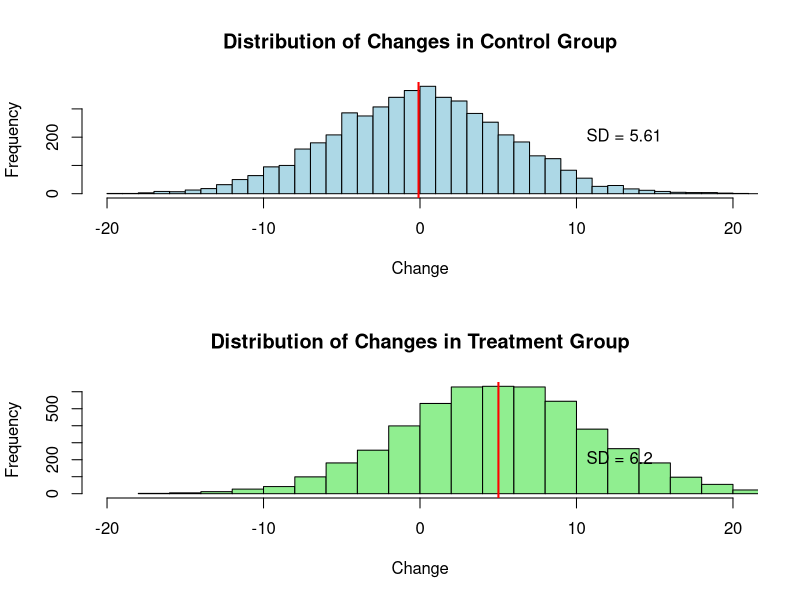
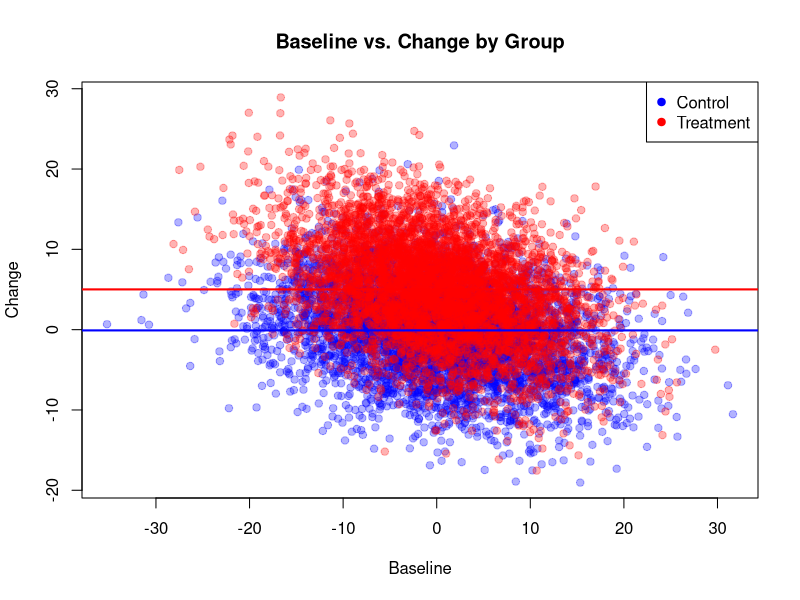

The R source for these figures, in order:
# Simulation of a parallel group RCT with randomized assignment
# Testing boundary conditions where SDs of change are equal despite correlation < 1

# Set seed for reproducibility
set.seed(12345)

# Function to generate data with proper randomization to treatment or control
# Key parameters:
#   cor_potential_outcomes: correlation between Y(0) and Y(1)
#   control_error_sd: SD of within-subject variation in control group
#   treatment_error_sd: SD of within-subject variation in treatment group
simulate_parallel_rct <- function(n_total = 1000, 
                                  mean_effect = 5, 
                                  cor_potential_outcomes = 0.7,
                                  sd_potential_outcomes = 8,
                                  control_error_sd = 4,
                                  treatment_error_sd = NULL) {
  
  # If treatment_error_sd is not specified, use the same as control
  if (is.null(treatment_error_sd)) {
    treatment_error_sd <- control_error_sd
  }
  
  # Generate correlated potential outcomes for ALL subjects
  z1 <- rnorm(n_total, mean = 0, sd = 1)
  z2 <- rnorm(n_total, mean = 0, sd = 1)
  
  # Create correlation between potential outcomes
  y0 <- z1 * sd_potential_outcomes  # Potential outcome under control
  y1 <- cor_potential_outcomes * y0 + 
    sqrt(1 - cor_potential_outcomes^2) * z2 * sd_potential_outcomes + 
    mean_effect  # Potential outcome under treatment
  
  # Calculate the theoretical SD of individual treatment effects
  theoretical_sd_effects <- sqrt(2 * (1 - cor_potential_outcomes)) * sd_potential_outcomes
  
  # Calculate individual treatment effects for all subjects
  individual_effects <- y1 - y0
  
  # Randomize subjects to treatment or control
  # 1 = treatment, 0 = control
  treatment_assignment <- sample(c(0, 1), n_total, replace = TRUE)
  
  # Generate baseline measurements for all subjects
  # Based on potential outcome y0 (everyone starts at control state)
  baseline_error <- rnorm(n_total, 0, ifelse(treatment_assignment == 1, 
                                             treatment_error_sd, 
                                             control_error_sd))
  baseline <- y0 + baseline_error
  
  # Generate follow-up measurements based on assignment
  # Control subjects: measured y0 at follow-up
  # Treatment subjects: measured y1 at follow-up
  followup_error <- rnorm(n_total, 0, ifelse(treatment_assignment == 1, 
                                             treatment_error_sd, 
                                             control_error_sd))
  
  # Initialize follow-up vector
  followup <- numeric(n_total)
  
  # Assign follow-up values based on treatment assignment
  for (i in 1:n_total) {
    if (treatment_assignment[i] == 1) {
      # Subject received treatment
      followup[i] <- y1[i] + followup_error[i]
    } else {
      # Subject received control
      followup[i] <- y0[i] + followup_error[i]
    }
  }
  
  # Calculate change for each subject
  change <- followup - baseline
  
  # Extract data for each group
  control_indices <- which(treatment_assignment == 0)
  treatment_indices <- which(treatment_assignment == 1)
  
  # Calculate changes for each group
  change_control <- change[control_indices]
  change_treatment <- change[treatment_indices]
  
  # Calculate SDs of changes
  sd_change_control <- sd(change_control)
  sd_change_treatment <- sd(change_treatment)
  
  # Calculate SDir
  sdir <- sign(sd_change_treatment^2 - sd_change_control^2) * sqrt(abs(sd_change_treatment^2 - sd_change_control^2))
  
  # Return results
  list(
    cor_potential_outcomes = cor_potential_outcomes,
    empirical_cor = cor(y0, y1),
    treatment_error_sd = treatment_error_sd,
    control_error_sd = control_error_sd,
    ratio_error_sd = treatment_error_sd / control_error_sd,
    n_control = length(control_indices),
    n_treatment = length(treatment_indices),
    true_effects = individual_effects,
    sd_true_effects = sd(individual_effects),
    theoretical_sd_effects = theoretical_sd_effects,
    sdir = sdir,
    sd_control = sd_change_control,
    sd_treatment = sd_change_treatment,
    sd_ratio = sd_change_treatment / sd_change_control,
    change_control = change_control,
    change_treatment = change_treatment,
    treatment_assignment = treatment_assignment,
    baseline = baseline,
    followup = followup
  )
}

# Function to find the treatment error SD that produces equal SDs of change
find_equal_sd_factor <- function(cor_potential_outcomes = 0.7,
                                 sd_potential_outcomes = 8,
                                 control_error_sd = 4,
                                 n_total = 5000,
                                 tolerance = 0.01) {
  
  # Start with a treatment error SD that's likely too small
  lower_bound <- 0.1 * control_error_sd
  upper_bound <- control_error_sd
  
  max_iterations <- 20
  current_iteration <- 0
  
  while ((upper_bound - lower_bound) > tolerance * control_error_sd && 
         current_iteration < max_iterations) {
    
    current_iteration <- current_iteration + 1
    mid_point <- (lower_bound + upper_bound) / 2
    
    # Try this error SD
    sim <- simulate_parallel_rct(
      n_total = n_total,
      cor_potential_outcomes = cor_potential_outcomes,
      sd_potential_outcomes = sd_potential_outcomes,
      control_error_sd = control_error_sd,
      treatment_error_sd = mid_point
    )
    
    sd_ratio <- sim$sd_treatment / sim$sd_control
    
    if (sd_ratio > 1.0) {
      # Treatment SD still too large
      upper_bound <- mid_point
    } else {
      # Treatment SD too small or equal
      lower_bound <- mid_point
    }
    
    cat("Iteration:", current_iteration, 
        "Treatment Error SD:", mid_point, 
        "SD Ratio:", sd_ratio, 
        "Control SD:", sim$sd_control,
        "Treatment SD:", sim$sd_treatment, "\n")
    
    # If we're close enough to equal SDs, break
    if (abs(sd_ratio - 1.0) < tolerance) {
      break
    }
  }
  
  return(mid_point)
}

# Let's test various correlations
correlations <- c(0.9, 0.8, 0.7, 0.6, 0.5)
results <- data.frame(
  correlation = numeric(),
  treatment_error_sd = numeric(),
  control_error_sd = numeric(),
  error_ratio = numeric(),
  sd_control = numeric(),
  sd_treatment = numeric(),
  sd_ratio = numeric(),
  sdir = numeric(),
  theoretical_sd_effects = numeric(),
  n_simulations = numeric()
)

# Find the treatment error SD for each correlation
# Use multiple simulations for more stable results
n_simulations <- 5

for (cor_val in correlations) {
  cat("\n===== Finding measurement error SD for correlation =", cor_val, "=====\n")
  
  # First find the approximate treatment error SD that gives equal SDs
  optimal_treatment_error_sd <- find_equal_sd_factor(
    cor_potential_outcomes = cor_val,
    n_total = 5000  # Larger sample for more stable estimation
  )
  
  # Run multiple simulations with this error SD
  sd_controls <- numeric(n_simulations)
  sd_treatments <- numeric(n_simulations)
  sdirs <- numeric(n_simulations)
  
  for (i in 1:n_simulations) {
    sim <- simulate_parallel_rct(
      n_total = 2000,
      cor_potential_outcomes = cor_val,
      control_error_sd = 4,
      treatment_error_sd = optimal_treatment_error_sd
    )
    
    sd_controls[i] <- sim$sd_control
    sd_treatments[i] <- sim$sd_treatment
    sdirs[i] <- sim$sdir
  }
  
  # Add to results - use means across simulations
  results <- rbind(results, data.frame(
    correlation = cor_val,
    treatment_error_sd = optimal_treatment_error_sd,
    control_error_sd = 4,
    error_ratio = optimal_treatment_error_sd / 4,
    sd_control = mean(sd_controls),
    sd_treatment = mean(sd_treatments),
    sd_ratio = mean(sd_treatments) / mean(sd_controls),
    sdir = mean(sdirs),
    theoretical_sd_effects = sqrt(2 * (1 - cor_val)) * 8,
    n_simulations = n_simulations
  ))
}

# Print the results
print(results)

# Let's analyze one specific case in detail
detailed_cor <- 0.7
detailed_treatment_error_sd <- results$treatment_error_sd[results$correlation == detailed_cor]

# Run a detailed simulation
detailed_sim <- simulate_parallel_rct(
  n_total = 10000,  # Larger sample for more stable results
  cor_potential_outcomes = detailed_cor,
  control_error_sd = 4,
  treatment_error_sd = detailed_treatment_error_sd
)

# Print detailed results
cat("\n===== Detailed Simulation with Correlation =", detailed_cor, "=====\n")
cat("Control Error SD:", detailed_sim$control_error_sd, "\n")
cat("Treatment Error SD:", detailed_sim$treatment_error_sd, "\n")
cat("Ratio of Error SDs (treatment/control):", detailed_sim$ratio_error_sd, "\n")
cat("Number of control subjects:", detailed_sim$n_control, "\n")
cat("Number of treatment subjects:", detailed_sim$n_treatment, "\n")
cat("SD of change in control group:", detailed_sim$sd_control, "\n")
cat("SD of change in treatment group:", detailed_sim$sd_treatment, "\n")
cat("Ratio of SDs (treatment/control):", detailed_sim$sd_ratio, "\n")
cat("Estimated SDir:", detailed_sim$sdir, "\n")
cat("True SD of individual effects:", detailed_sim$sd_true_effects, "\n")
cat("Theoretical SD of individual effects:", detailed_sim$theoretical_sd_effects, "\n")

# Demonstrate the problem with SDir in this scenario
cat("\nProblem with SDir: When SDs of change are equal, SDir ≈ 0\n")
cat("But true individual response heterogeneity exists (SD =", 
    detailed_sim$sd_true_effects, ")\n")

# Also create a scenario where control has larger SD than treatment
reverse_error_sd <- detailed_treatment_error_sd * 0.8  # Make treatment error even smaller

reverse_sim <- simulate_parallel_rct(
  n_total = 10000,
  cor_potential_outcomes = detailed_cor,
  control_error_sd = 4,
  treatment_error_sd = reverse_error_sd
)

cat("\n===== Simulation with Larger Control SD =====\n")
cat("Control Error SD:", reverse_sim$control_error_sd, "\n")
cat("Treatment Error SD:", reverse_sim$treatment_error_sd, "\n")
cat("Ratio of Error SDs (treatment/control):", reverse_sim$ratio_error_sd, "\n")
cat("SD of change in control group:", reverse_sim$sd_control, "\n")
cat("SD of change in treatment group:", reverse_sim$sd_treatment, "\n")
cat("Ratio of SDs (treatment/control):", reverse_sim$sd_ratio, "\n")
cat("Estimated SDir:", reverse_sim$sdir, "\n") 
cat("True SD of individual effects:", reverse_sim$sd_true_effects, "\n")
cat("Theoretical SD of individual effects:", reverse_sim$theoretical_sd_effects, "\n")
cat("Problem: SDir would be reported as 0 (or undefined for negative values)\n")
cat("despite true individual response heterogeneity (SD =", 
    reverse_sim$sd_true_effects, ")\n")

# Create histograms to visualize the distribution of changes
par(mfrow=c(2, 1))
hist(detailed_sim$change_control, 
     main="Distribution of Changes in Control Group",
     xlab="Change", 
     col="lightblue",
     xlim=c(-20, 20),
     breaks=30)
abline(v=mean(detailed_sim$change_control), col="red", lwd=2)
sd_text <- paste("SD =", round(detailed_sim$sd_control, 2))
text(10, 200, sd_text, pos=4)

hist(detailed_sim$change_treatment, 
     main="Distribution of Changes in Treatment Group",
     xlab="Change", 
     col="lightgreen",
     xlim=c(-20, 20),
     breaks=30)
abline(v=mean(detailed_sim$change_treatment), col="red", lwd=2)
sd_text <- paste("SD =", round(detailed_sim$sd_treatment, 2))
text(10, 200, sd_text, pos=4)

# Reset the plotting layout
par(mfrow=c(1, 1))

# Plot baseline vs. change for both groups
plot(detailed_sim$baseline[detailed_sim$treatment_assignment == 0], 
     detailed_sim$followup[detailed_sim$treatment_assignment == 0] - 
       detailed_sim$baseline[detailed_sim$treatment_assignment == 0],
     main="Baseline vs. Change by Group",
     xlab="Baseline",
     ylab="Change",
     pch=19,
     col=rgb(0, 0, 1, 0.3),  # Blue for control
     xlim=range(detailed_sim$baseline),
     ylim=range(c(detailed_sim$change_control, detailed_sim$change_treatment)))

points(detailed_sim$baseline[detailed_sim$treatment_assignment == 1], 
       detailed_sim$followup[detailed_sim$treatment_assignment == 1] - 
         detailed_sim$baseline[detailed_sim$treatment_assignment == 1],
       pch=19,
       col=rgb(1, 0, 0, 0.3))  # Red for treatment

abline(h=mean(detailed_sim$change_control), col="blue", lwd=2)
abline(h=mean(detailed_sim$change_treatment), col="red", lwd=2)
legend("topright", 
       legend=c("Control", "Treatment"), 
       col=c("blue", "red"), 
       pch=19)

# Calculate and display the variance components
var_control_change <- var(detailed_sim$change_control)
var_treatment_change <- var(detailed_sim$change_treatment)
var_individual_effects <- var(detailed_sim$true_effects)

cat("\n===== Variance Components =====\n")
cat("Variance of changes in control group:", var_control_change, "\n")
cat("Variance of changes in treatment group:", var_treatment_change, "\n")
cat("Variance of true individual effects:", var_individual_effects, "\n")

# Run a standard scenario for comparison (equal measurement error)
standard_sim <- simulate_parallel_rct(
  n_total = 10000,
  cor_potential_outcomes = detailed_cor,
  control_error_sd = 4,
  treatment_error_sd = 4  # Equal to control error
)

cat("\n===== Standard Scenario (Equal Measurement Error) =====\n")
cat("Control Error SD:", standard_sim$control_error_sd, "\n")
cat("Treatment Error SD:", standard_sim$treatment_error_sd, "\n")
cat("SD of change in control group:", standard_sim$sd_control, "\n")
cat("SD of change in treatment group:", standard_sim$sd_treatment, "\n")
cat("Ratio of SDs (treatment/control):", standard_sim$sd_ratio, "\n")
cat("Estimated SDir:", standard_sim$sdir, "\n")
cat("True SD of individual effects:", standard_sim$sd_true_effects, "\n")
cat("In this case, SDir correctly estimates the SD of true effects\n")